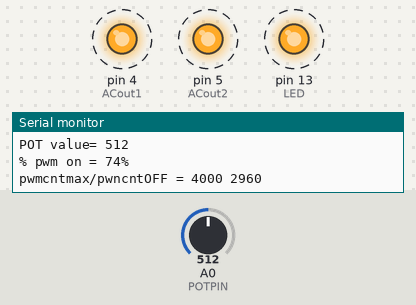
Recording of a sketch running on a simulated Arduino Nano, built with avr-gcc and run on an emulated ATmega328P. On the bench: output pins drawn as LEDs (lit = HIGH), the last lines printed to the serial monitor. Dashed ring = blinking. The inputs (shaded band) are chosen by the test bench; at power-on: A0 (POTPIN) = 512.

Above: at 1.8 s.
1.9 s: A0 (POTPIN) set to 716
At 2.6 s:
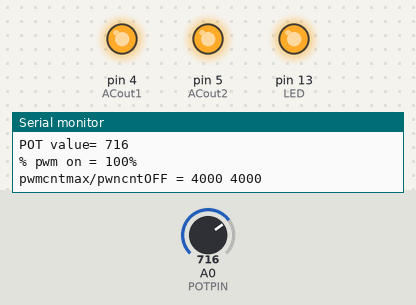
3.5 s: A0 (POTPIN) set to 511
At 4.34 s:
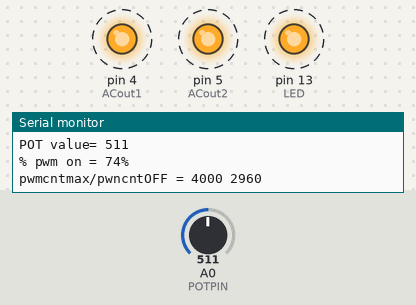
7.0 s: A0 (POTPIN) set to 900
At 8.1 s:
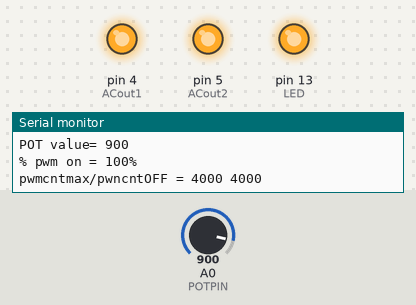
8.5 s: A0 (POTPIN) set to 306
At 9.94 s:
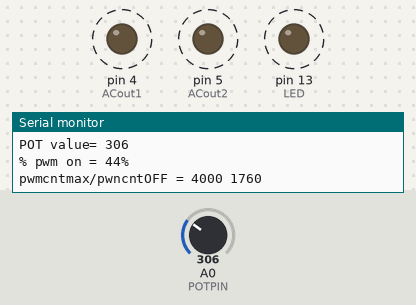
Timing chart, 0 to 13.0 s (numbered marks = the images above; inputs shaded):
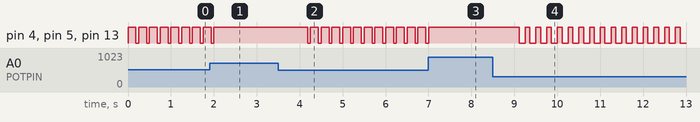

Measured:
- after the input at 1.9 s, pin 4 (ACout1), pin 5 (ACout2), pin 13 (LED): goes on until 2.0 s, then stays HIGH
- after the input at 3.5 s, pin 4 (ACout1), pin 5 (ACout2), pin 13 (LED): alternates HIGH for 0.18 s and LOW for 0.07 s, starting after 0.69 s
- after the input at 7.0 s, pin 4 (ACout1), pin 5 (ACout2), pin 13 (LED): goes on until 7.0 s, then stays HIGH
- after the input at 8.5 s, pin 4 (ACout1), pin 5 (ACout2), pin 13 (LED): alternates HIGH for 0.11 s and LOW for 0.14 s, starting after 0.61 s
- by itself, pin 4 (ACout1), pin 5 (ACout2), pin 13 (LED): alternates HIGH for 0.18 s and LOW for 0.07 s

The sketch:

mypwmtimer1.ino
```cpp
//file:   pwmtimer1int.ino
//author: sarodp@yahoo.com
//date:   22-mar-2017
//
//Board: Arduino Nano
//================================================

#define ACout1 PD4  //arduino nano
#define ACout2 PD5  //arduino nano
#define POTPIN A0    //arduino nano Potentiometer

#define POTMAX 69    //adcmax/10 = 9xx/10

#define OFF LOW
#define ON HIGH


//================================================

const byte LED = LED_BUILTIN;

const unsigned int pwm1000msec = 16000;   // 1000msec
const unsigned int pwm500msec  =  8000;  //  500msec
const unsigned int pwm250msec  =  4000;   //  250msec


const unsigned int pwmcntmax = pwm250msec;
const unsigned int pwmcnt001 = pwmcntmax/100;

volatile unsigned int pwmcnt = 0;
volatile unsigned int pwmcntOFF = 0;

// ___----------------________
//    |..pwmcntmax............|
//    |...pwmcntOFF..|

unsigned int xval;
unsigned int xpc;
unsigned int xfull;

//========================================================
ISR(TIMER1_COMPA_vect)
{
  //---pwmcnt
  pwmcnt = pwmcnt+1;
  if (pwmcnt > pwmcntmax) {
    pwmcnt = 0;
  }

  //ACout1
   if (pwmcnt >= pwmcntOFF) {
    digitalWrite(LED,OFF);
    digitalWrite(ACout1,OFF);
    digitalWrite(ACout2,OFF);
   }
   else {
    digitalWrite(LED,ON);
    digitalWrite(ACout1,ON);
    digitalWrite(ACout2,ON);
   }
}

//========================================================
void setup() {

//00-- set up Timer 1
  TCCR1A = 0;          // normal operation
  TCCR1B = bit(WGM12) | bit(CS10);   // CTC, no pre-scaling
  OCR1A =  999;       // compare A register value (1000 * clock speed)
  TIMSK1 = bit (OCIE1A);             // interrupt on Compare A Match

//0--init ADC
// analogReference(EXTERNAL);

//1-- init pins Dout
  pinMode (LED, OUTPUT);
  pinMode(ACout1, OUTPUT);
  pinMode(ACout2, OUTPUT);

  digitalWrite(LED , OFF);
  digitalWrite(ACout1 , OFF);
  digitalWrite(ACout2 , OFF);

//2--serial
  Serial.begin(115200);
  Serial.println("hello.........");

}  // end of setup


//========================================================
void loop() {
//1--read VR10K --> calc xpc pwmon,pwmoff
//read xval
  xval = analogRead(POTPIN);

//xpc
  xpc = xval * 10 / POTMAX;
  if (xpc > 100)  xpc = 100;
  if (xpc < 0)  xpc = 0;

//pwmon,pwmoff
  pwmcntOFF = xpc * pwmcnt001;

//2--print current pwm output setting
  Serial.println("");
  Serial.println("---------------------------");

  Serial.print("POT value= ");
  Serial.println(xval);

  Serial.print ("% pwm on = ");
  Serial.print (xpc);
  Serial.println ("%");

  Serial.print ("pwmcntmax/pwncntOFF = ");
  Serial.print (pwmcntmax);
  Serial.print (" ");
  Serial.print (pwmcntOFF);
  Serial.print (" ");

//3----
  delay(1000);

}

/*=============================================================
  PWM Low Frequency SSR 220VAC Load Control
  Module: NodeMCU or Arduino Nano
  =============================================================
  Turns on an AC Line Light Bulb as a heater
  with low frequency pwm concept.

  Use SSR G3MB 202P module as an AC line output module.

  1)OMRON G3MB 202P
   -Solid State Relay with zero crossing input
   -220VAC, 1A output , 2A resistive fuse


  2)output wiring

   Arduiono Nano
   [SSR DC+] <---- 5VDC [pin VU]   //5V power supply from USB port
   [SSR DC-] <---- 0VDC [pin GND]  //power and signal ground
   [SSR CH1] <---- ACout1 [pin PD4]   //5V output signal :High=on,Low=off
   [SSR CH2] <---- ACout2 [pin PD5]   //5V output signal :High=on,Low=off spare


  3) SSR AC Load wiring

   line220VAC o------[Manual SW]------[AC LOAD1*]----|
                                                     |
                                                     |
   line0VAC   o------[SSR A1]_/_[SSR B1]-------------|


   line220VAC o------[Manual SW]------[AC LOAD2*]----|
                                                     |
                                                     |
   line0VAC   o------[SSR A2]_/_[SSR B2]-------------|


  4) AC Load1,2
    -intended loads function as heaters
    -test load = AC generic light bulbs
    -220VAC, 100W Test OK
    -Max Load = 1A,220VAC by SSR spec.


  5) Potentiometer Input Wiring

    Arduino Nano
     GND-----VR 10K-------+3.3V
               |
               |
             ADC0 PIN

    -use analog input [pin A0] or [pin ADC0]
    -to adjust pwm output from 0% to 100%

*/
```
